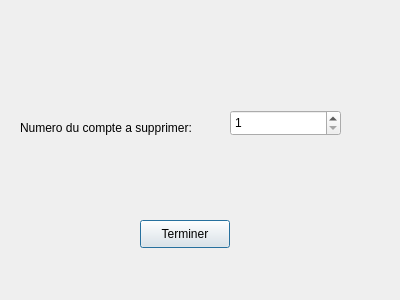
<?xml version="1.0" encoding="UTF-8"?>
<ui version="4.0">
 <class>DialogSupprimerCompte</class>
 <widget class="QDialog" name="DialogSupprimerCompte">
  <property name="geometry">
   <rect>
    <x>0</x>
    <y>0</y>
    <width>400</width>
    <height>300</height>
   </rect>
  </property>
  <property name="windowTitle">
   <string>DialogSupprimerCompte</string>
  </property>
  <widget class="QLabel" name="label">
   <property name="geometry">
    <rect>
     <x>20</x>
     <y>120</y>
     <width>221</width>
     <height>16</height>
    </rect>
   </property>
   <property name="text">
    <string>Numero du compte a supprimer:</string>
   </property>
  </widget>
  <widget class="QSpinBox" name="noCompteASuppr">
   <property name="geometry">
    <rect>
     <x>230</x>
     <y>110</y>
     <width>111</width>
     <height>26</height>
    </rect>
   </property>
   <property name="minimum">
    <number>1</number>
   </property>
   <property name="maximum">
    <number>9999</number>
   </property>
   <property name="value">
    <number>1</number>
   </property>
   <property name="displayIntegerBase">
    <number>6</number>
   </property>
  </widget>
  <widget class="QPushButton" name="pushButton">
   <property name="geometry">
    <rect>
     <x>140</x>
     <y>220</y>
     <width>90</width>
     <height>28</height>
    </rect>
   </property>
   <property name="text">
    <string>Terminer</string>
   </property>
  </widget>
 </widget>
 <resources/>
 <connections>
  <connection>
   <sender>pushButton</sender>
   <signal>clicked()</signal>
   <receiver>DialogSupprimerCompte</receiver>
   <slot>valider()</slot>
   <hints>
    <hint type="sourcelabel">
     <x>184</x>
     <y>233</y>
    </hint>
    <hint type="destinationlabel">
     <x>199</x>
     <y>149</y>
    </hint>
   </hints>
  </connection>
 </connections>
 <slots>
  <slot>valider()</slot>
 </slots>
</ui>
